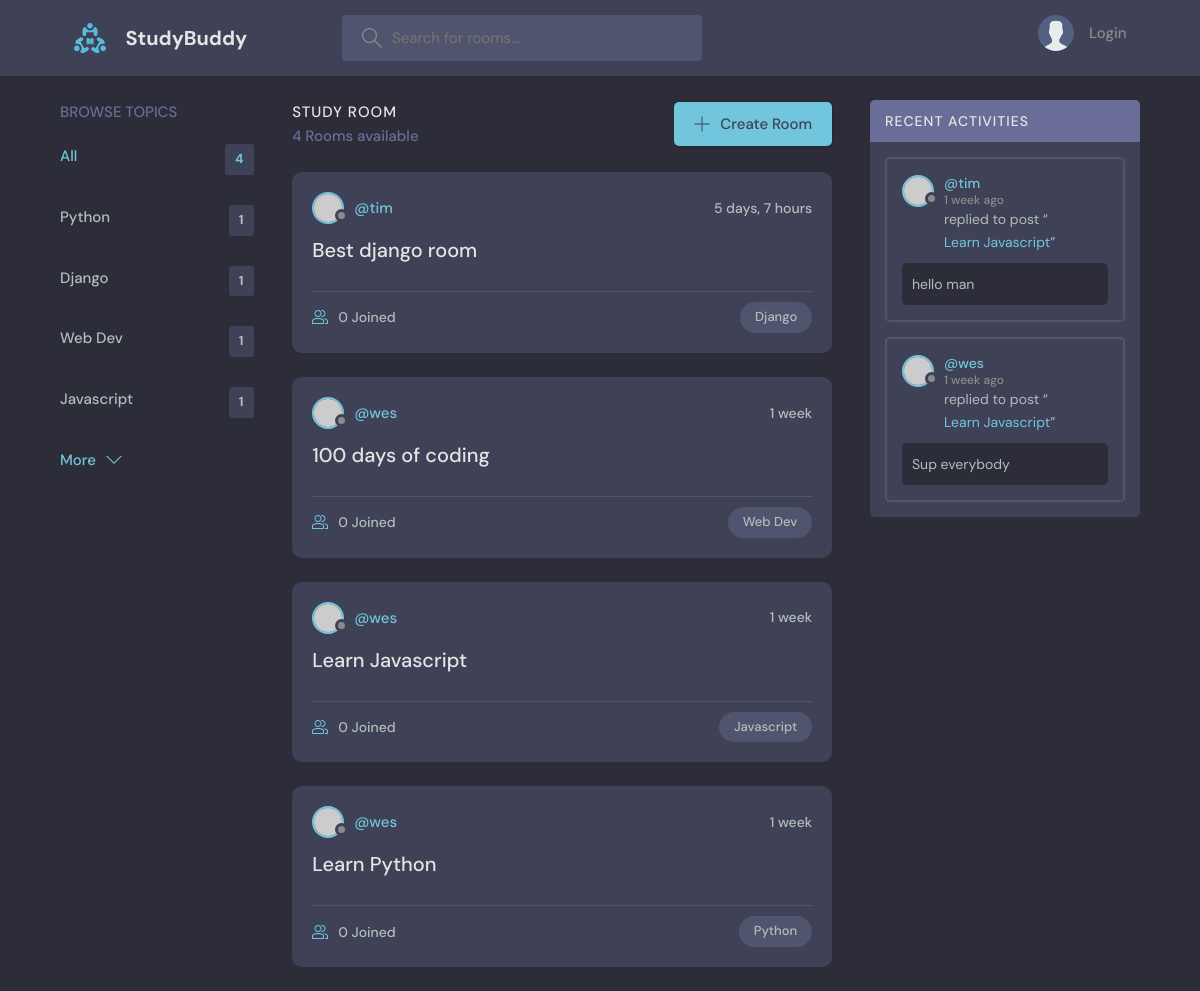
/, run on an earlier commit of the app's database.
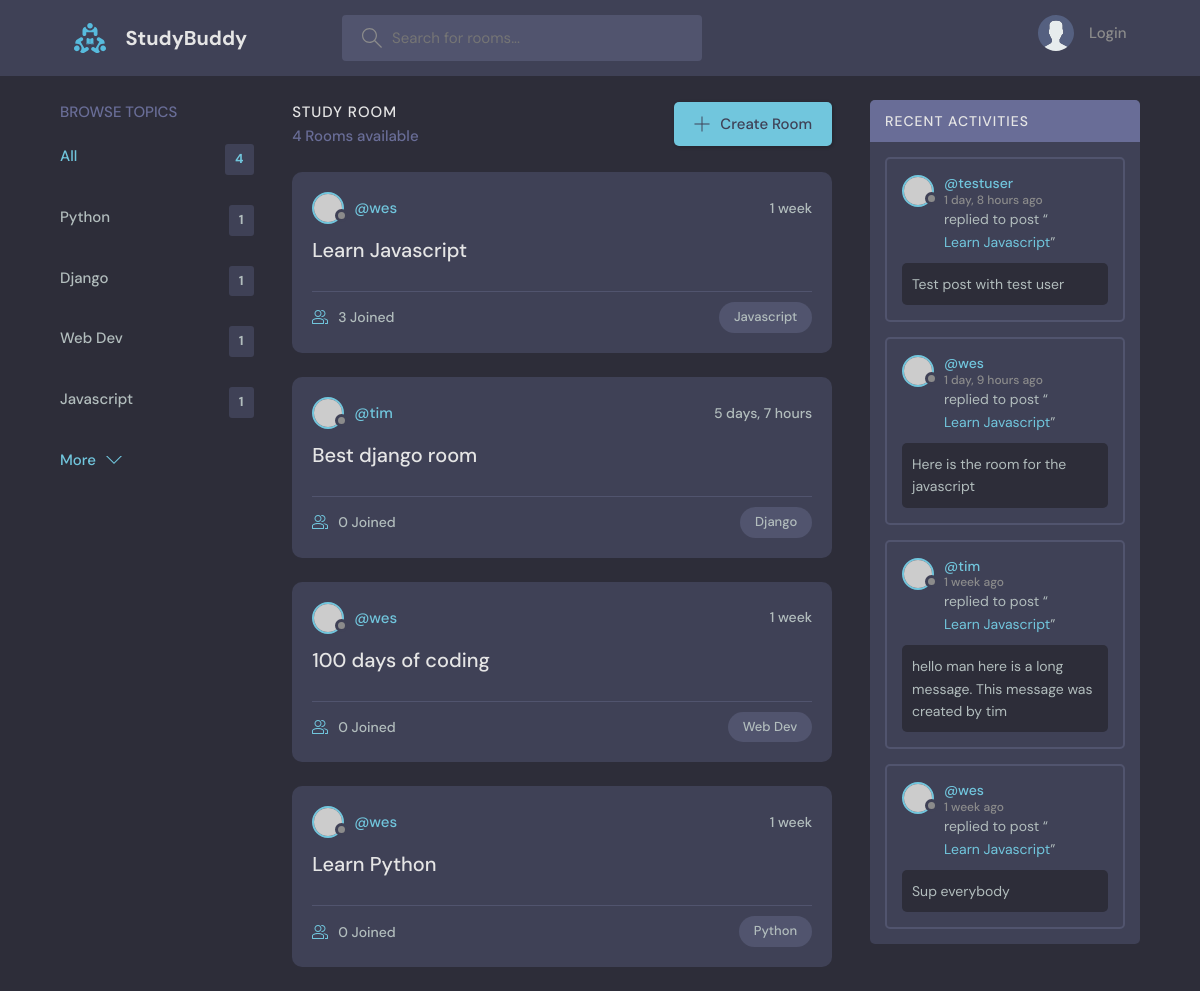
And on a later commit of the database.
### base/models.py (models this page shows, shortened)
class Topic(models.Model):
    name = models.CharField(max_length=100)

class Room(models.Model):
    host = models.ForeignKey(User, on_delete=models.SET_NULL, null=True)
    topic = models.ForeignKey(Topic, on_delete=models.SET_NULL, null=True)
    id = models.AutoField(primary_key=True)
    name = models.CharField(max_length=100)
    description = models.TextField(null=True, blank=True)
    participants = models.ManyToManyField(User, related_name='participants', blank=True)
    updated = models.DateTimeField(auto_now=True)
    created = models.DateTimeField(auto_now_add=True)
    class Meta:
        ordering = ['-updated', '-created']
    def __str__(self):
        return self.name

class Message(models.Model):
    user = models.ForeignKey(User, on_delete=models.CASCADE)
    room = models.ForeignKey(Room, on_delete=models.CASCADE)
    body = models.TextField()
    updated = models.DateTimeField(auto_now=True)
    created = models.DateTimeField(auto_now_add=True)
    class Meta:
        ordering = ['-updated', '-created']

### base/views.py (the view)
# urls.py: path('', views.home, name='home'),
def home(request):
    q = request.GET.get('q') if request.GET.get('q') != None else ''
    rooms = Room.objects.filter(
        Q(topic__name__icontains = q) |
        Q(name__icontains = q) |
        Q(description__icontains = q))
    topics = Topic.objects.all()
    room_count = rooms.count()
    room_messages = Message.objects.filter(Q(room__topic__name__icontains = q))
    context = { 'rooms': rooms, 'topics': topics, 'room_count': room_count, 'room_messages': room_messages}
    return render(request, 'base/home.html', context)

### base/templates/base/home.html (shortened to what this page needs)
{% extends 'main.html' %}
{% block content %}
    <main class="layout layout--3">
      <div class="container">
        {% include 'base/topics_component.html' %}
        <div class="roomList">
          <div class="roomList__header">
            <div>
              <h2>Study Room</h2>
              <p>{{room_count}} Rooms available</p>
            </div>
            <a class="btn btn--main" href="{% url 'create-room' %}">
              <svg version="1.1" xmlns="http://www.w3.org/2000/svg" width="32" height="32" viewBox="0 0 32 32">
                <title>add</title>
                <path
                  d="M16.943 0.943h-1.885v14.115h-14.115v1.885h14.115v14.115h1.885v-14.115h14.115v-1.885h-14.115v-14.115z"
                ></path>
              </svg>
              Create Room
            </a>
          </div>
          {% include 'base/feed_component.html' %}
        </div>
        {% include 'base/activity_component.html' %}
      </div>
    </main>
{% endblock content %}

### base/templates/base/topics_component.html
<div class="topics">
    <div class="topics__header">
      <h2>Browse Topics</h2>
    </div>
    <ul class="topics__list">
      <li>
        <a href="{% url 'home' %}" class="active">All <span>{{topics.count}}</span></a>
      </li>
      {% for topic in topics %}
      <li>
        <a href="{%url 'home' %}?q={{topic.name}}">{{topic.name}} <span>{{topic.room_set.all.count}}</span></a>
      </li>
      {% endfor %}
    </ul>
    <a class="btn btn--link" href="topics.html">
      More
      <svg version="1.1" xmlns="http://www.w3.org/2000/svg" width="32" height="32" viewBox="0 0 32 32">
        <title>chevron-down</title>
        <path d="M16 21l-13-13h-3l16 16 16-16h-3l-13 13z"></path>
      </svg>
    </a>
  </div>

### base/templates/base/feed_component.html (shortened to what this page needs)
{% for room in rooms %}
<div class="roomListRoom">
    <div class="roomListRoom__header">
      <a href="{% url 'user-profile' room.host.id %}" class="roomListRoom__author">
        <div class="avatar avatar--small">
          <img src="https://randomuser.me/api/portraits/women/11.jpg" />
        </div>
        <span>@{{room.host.username}}</span>
      </a>
      <div class="roomListRoom__actions">
        <span>{{room.created|timesince}}</span>
      </div>
    </div>
    <div class="roomListRoom__content">
      <a href="{% url 'room' room.id %}">{{room.name}}</a>
    </div>
    <div class="roomListRoom__meta">
      <a href="{% url 'room' room.id %}" class="roomListRoom__joined">
        {{room.participants.all.count}} Joined
      </a>
      <p class="roomListRoom__topic">{{room.topic.name}}</p>
    </div>
</div>
{% endfor %}

### base/templates/base/activity_component.html (shortened to what this page needs)
<div class="activities">
    <div class="activities__header">
      <h2>Recent Activities</h2>
    </div>
    {% for message in room_messages %}
    <div class="activities__box">
      <div class="activities__boxHeader roomListRoom__header">
        <a href="{% url 'user-profile' message.user.id %}" class="roomListRoom__author">
          <div class="avatar avatar--small">
            <img src="https://randomuser.me/api/portraits/women/11.jpg" />
          </div>
          <p>
            @{{message.user}}
            <span>{{message.created|timesince}} ago</span>
          </p>
        </a>
      </div>
      <div class="activities__boxContent">
        <p>replied to post “<a href="{% url 'room' message.room.id %}">{{message.room}}</a>”</p>
        <div class="activities__boxRoomContent">
          {{message.body}}
        </div>
      </div>
    </div>
    {% endfor %}
</div>

What changed in the data, as far as the page shows it:
changed Room "Learn Javascript": participants.all.count "0" → "3"; moves up the list
added Message: user "testuser", created "1 day, 8 hours", room "Learn Javascript", body "Test post with test user"
added Message: user "wes", created "1 day, 9 hours", room "Learn Javascript", body "Here is the room for the javascript"
changed Message "tim": body "hello man" → "hello man here is a long message. This message was created by tim"
